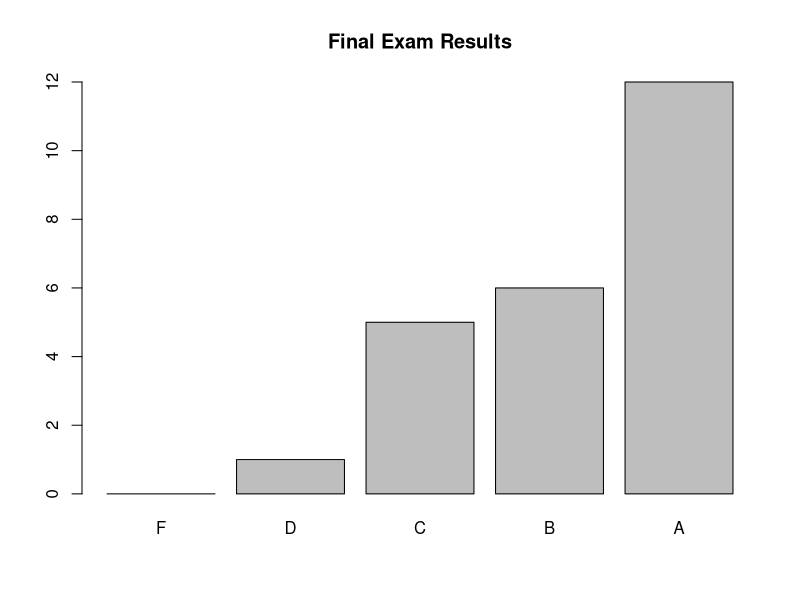

Source code (R): (Note: this script raises an error after producing the figure.)
## ---- chunk 1
points <- c(10, 5, 15, 5, 5, 5, 15, 15, 15, 15, 5)
g <- data.frame(q1a   = points[1]  - c(3,  5, 0,  5, 0,  0,  8, 7, 8, 2, 8,  7, 2, 5, 4, 8, 5,  5, 7, 0, 0, 10, 3,  8),
                q1b   = points[2]  - c(0,  0, 0,  0, 0,  0,  1, 7, 0, 0, 0,  0, 1, 0, 0, 0, 0,  0, 0, 0, 0,  5, 0,  0),
                q2    = points[3]  - c(4,  0, 3,  0, 5,  7, 10, 0, 3, 5, 5,  4, 2, 5, 2, 5, 5,  5, 0, 1, 2, 15, 5,  2),
                q3a   = points[4]  - c(0,  0, 3,  0, 0,  0,  3, 0, 0, 0, 0,  0, 2, 0, 2, 0, 3,  0, 0, 0, 0,  1, 1,  0),
                q3b   = points[5]  - c(0,  0, 3,  0, 0,  0,  3, 0, 0, 0, 0,  0, 0, 0, 1, 0, 0,  0, 0, 0, 0,  1, 3,  0),
                q3c   = points[6]  - c(0,  0, 4,  0, 0,  0,  0, 0, 0, 0, 0,  0, 2, 0, 0, 0, 0,  0, 0, 0, 0,  1, 0,  0),
                q4    = points[7]  - c(0,  0, 0,  0, 2,  0,  0, 0, 0, 0, 0,  0, 0, 0, 0, 0, 0,  2, 0, 0, 0,  0, 0,  0),
                q5    = points[8]  - c(2,  0, 7,  0, 0, 10,  7, 0, 3, 0, 0,  7, 0, 0, 0, 7, 7, 15, 0, 7, 3,  0, 0,  0),
                q6    = points[9]  - c(0,  0, 0,  0, 0,  0,  0, 1, 0, 0, 0,  0, 0, 0, 0, 0, 0,  0, 0, 0, 0,  0, 0,  0),
                q7a   = points[10] - c(0, 14, 5, 15, 7, 12,  1, 5, 1, 5, 7, 14, 5, 5, 0, 9, 3,  5, 0, 2, 3,  7, 3,  0),
                bonus =              c(5,  0, 0,  0, 0,  0,  5, 4, 4, 5, 0,  0, 4, 0, 5, 2, 4,  2, 2, 5, 2,  0, 0,  5))
g$grades <- rowSums(g)
summary(g$grades)

g$lgrades <- ifelse (g$grades<60, 'F', ifelse (g$grades<70, 'D', ifelse (g$grades<80, 'C', ifelse (g$grades<90, 'B', 'A'))))
g$lgrades <- factor(g$lgrades, c('F', 'D', 'C', 'B', 'A'))
barplot(table(g$lgrades))
title('Final Exam Results')
## ---- chunk 2
g2 <- data.frame(question = c(rep('q1a',   length(g$q1a)),
                              rep('q1b',   length(g$q1b)),
                              rep('q2',    length(g$q2)),
                              rep('q3a',   length(g$q3a)),
                              rep('q3b',   length(g$q3b)),
                              rep('q3c',   length(g$q3c)),
                              rep('q4',    length(g$q4)),
                              rep('q5',    length(g$q5)),
                              rep('q6',    length(g$q6)),
                              rep('q7a',   length(g$q7a)),
                              rep('bonus', length(g$bonus))),
                 score = 100*c(g$q1a/points[1], g$q1b/points[2], 
                               g$q2/points[3], g$q3a/points[4], g$q3b/points[5], g$q3c/points[6], 
                               g$q4/points[7], g$q5/points[8], 
                               g$q6/points[9], 
                               g$q7a/points[10],
                               g$bonus/points[11]))
plot(g2$question, g2$score, ylim=c(0,100))
title('Individual Question Results')
